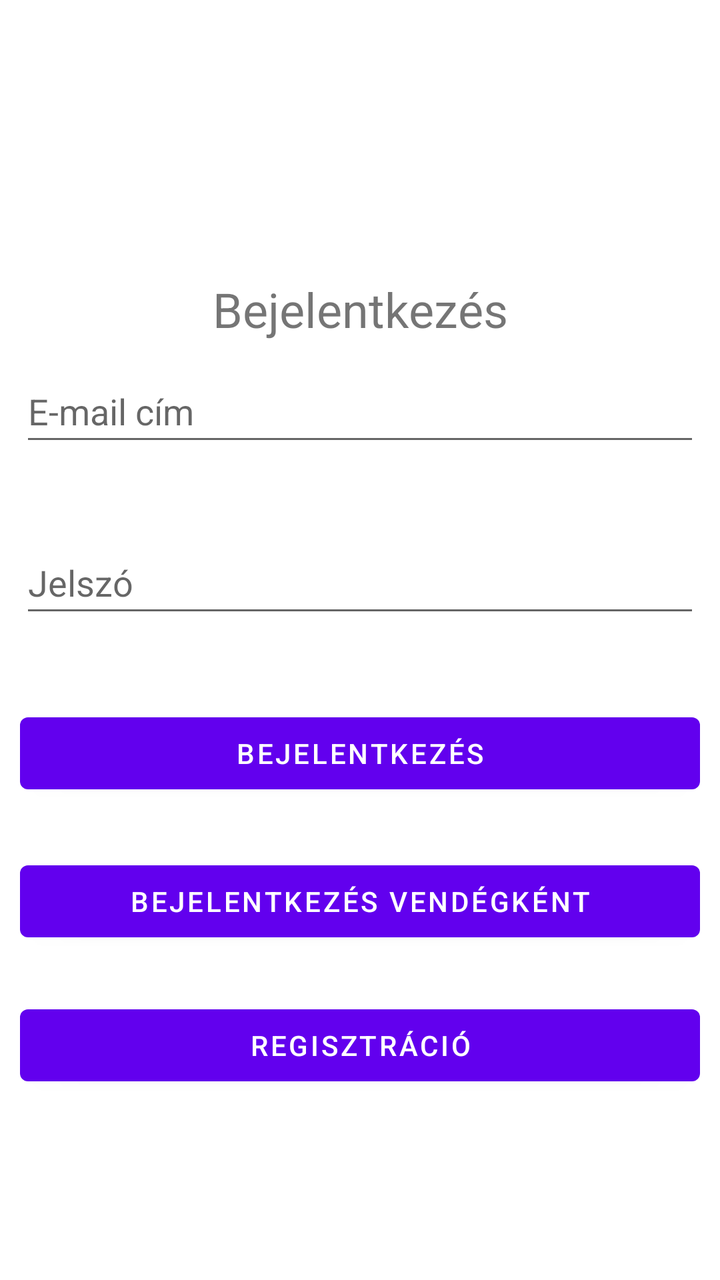
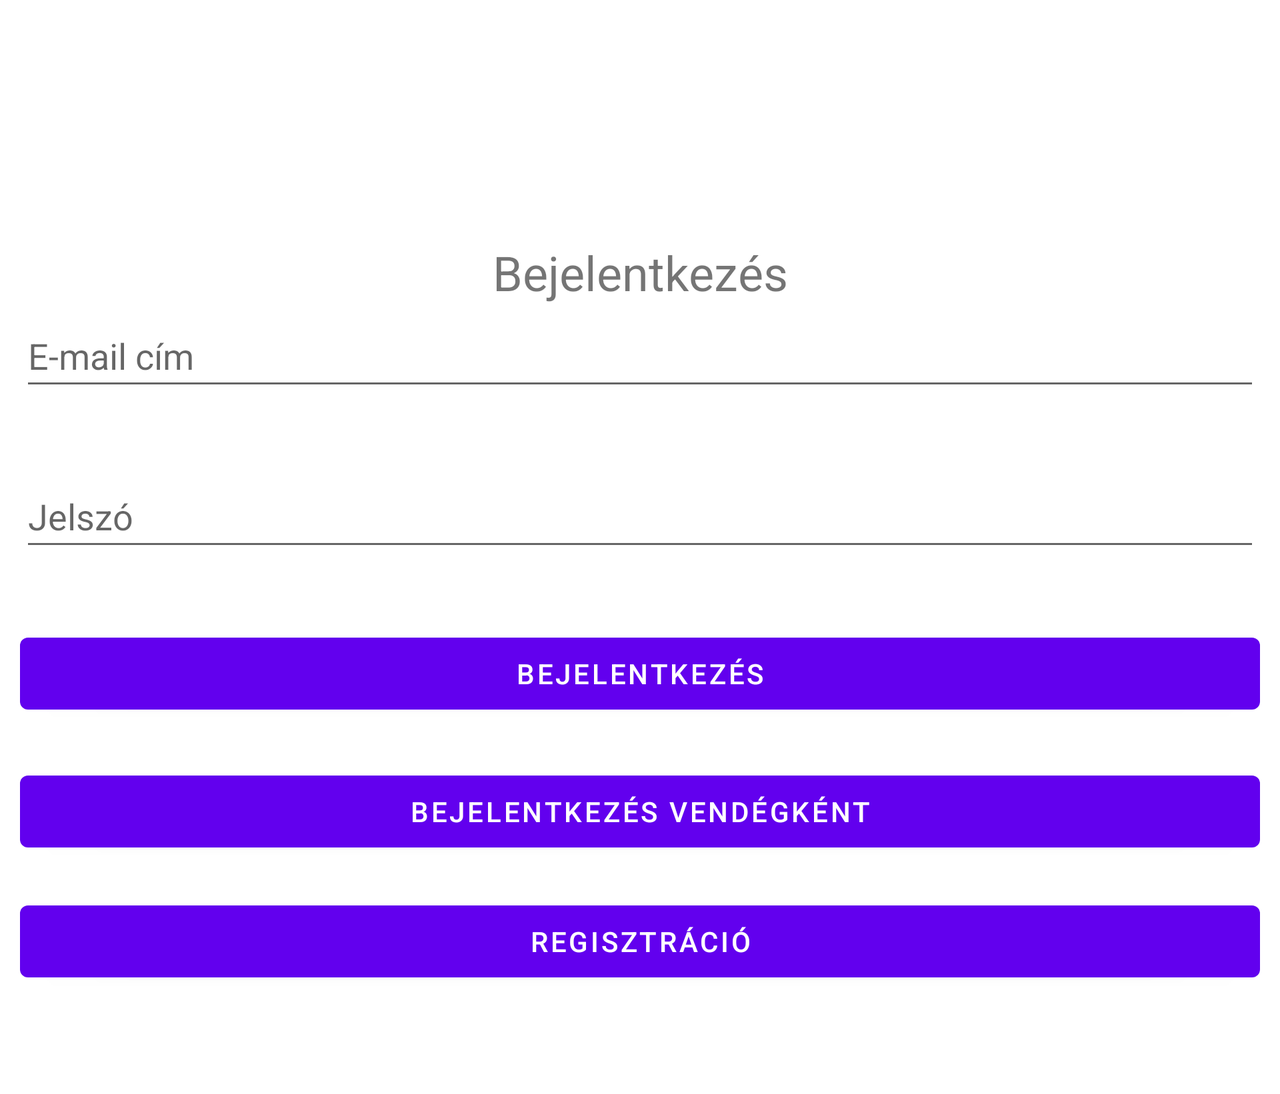

Two renders of one Android screen. The first uses the default layout on a phone; the second uses the alternative layout the repository ships for a different screen configuration, on a matching device. The two XML files are below.
<!-- AndroidManifest.xml: application theme Theme.Kotprog -->
<!-- res/layout/activity_main.xml -->
<?xml version="1.0" encoding="utf-8"?>
<androidx.constraintlayout.widget.ConstraintLayout xmlns:android="http://schemas.android.com/apk/res/android"
    xmlns:app="http://schemas.android.com/apk/res-auto"
    xmlns:tools="http://schemas.android.com/tools"
    android:layout_width="match_parent"
    android:layout_height="match_parent"
    tools:context=".MainActivity">

    <EditText
    android:id="@+id/editTextUsername"
    android:layout_width="match_parent"
    android:layout_height="48dp"
    android:layout_margin="10dp"
    android:ems="10"
    android:hint="@string/email_hu"
    android:inputType="textEmailAddress"
    app:layout_constraintBottom_toBottomOf="parent"
    app:layout_constraintEnd_toEndOf="parent"
    app:layout_constraintHorizontal_bias="0.526"
    app:layout_constraintStart_toStartOf="parent"
    app:layout_constraintTop_toTopOf="parent"
    app:layout_constraintVertical_bias="0.297" />

    <EditText
        android:hint="@string/password_hu"
        android:id="@+id/editTextPassword"
        android:layout_width="match_parent"
        android:layout_height="48dp"
        android:layout_margin="10dp"
        android:ems="10"
        android:inputType="textPassword"
        app:layout_constraintBottom_toBottomOf="parent"
        app:layout_constraintTop_toBottomOf="@+id/editTextUsername"
        app:layout_constraintVertical_bias="0.08"
        tools:layout_editor_absoluteX="0dp" />

    <Button
        android:layout_margin="10dp"
        android:onClick="login"
        android:id="@+id/buttonLogin"
        android:layout_width="match_parent"
        android:layout_height="wrap_content"
        android:text="@string/login_hu"
        app:layout_constraintBottom_toBottomOf="parent"
        app:layout_constraintTop_toBottomOf="@+id/editTextPassword"
        app:layout_constraintVertical_bias="0.112"
        tools:layout_editor_absoluteX="0dp" />


    <Button
        android:id="@+id/buttonGuestLogin"
        android:layout_width="match_parent"
        android:layout_height="wrap_content"
        android:layout_margin="10dp"
        android:onClick="loginAsGuest"
        android:text="@string/guest_login_hu"
        app:layout_constraintBottom_toBottomOf="parent"
        app:layout_constraintTop_toBottomOf="@id/buttonLogin"
        app:layout_constraintVertical_bias="0.094"
        tools:layout_editor_absoluteX="19dp" />

    <Button
        android:id="@+id/buttonRegister"
        android:layout_width="match_parent"
        android:layout_height="wrap_content"
        android:layout_margin="10dp"
        android:onClick="register"
        android:text="@string/register_hu"
        app:layout_constraintBottom_toBottomOf="parent"
        app:layout_constraintTop_toBottomOf="@+id/buttonGuestLogin"
        app:layout_constraintVertical_bias="0.145"
        tools:layout_editor_absoluteX="10dp" />

    <TextView
        android:id="@+id/textViewLogin"
        android:layout_width="match_parent"
        android:layout_height="wrap_content"
        android:ems="10"
        android:text="@string/login_hu"
        android:textAlignment="center"
        android:textSize="24sp"
        app:layout_constraintBottom_toTopOf="@+id/editTextUsername"
        app:layout_constraintTop_toBottomOf="@id/imageViewCarpet"
        app:layout_constraintVertical_bias="0.638"
        tools:layout_editor_absoluteX="0dp" />

    <ImageView
        android:id="@+id/imageViewCarpet"
        android:layout_width="120dp"
        android:layout_height="120dp"
        android:src="@drawable/carpet_logo"
        app:layout_constraintBottom_toTopOf="@id/textViewLogin"
        app:layout_constraintEnd_toEndOf="parent"
        app:layout_constraintHorizontal_bias="0.498"
        app:layout_constraintStart_toStartOf="parent"
        app:layout_constraintTop_toTopOf="parent" />
</androidx.constraintlayout.widget.ConstraintLayout>
<!-- resources referenced by this layout -->
<resources>
  <string name="email_hu">E-mail cím</string>
  <string name="guest_login_hu">Bejelentkezés vendégként</string>
  <string name="login_hu">Bejelentkezés</string>
  <string name="password_hu">Jelszó</string>
  <string name="register_hu">Regisztráció</string>
  <style name="Theme.Kotprog" parent="Theme.MaterialComponents.DayNight.DarkActionBar">
          
          <item name="colorPrimary">@color/purple_500</item>
          <item name="colorPrimaryVariant">@color/purple_700</item>
          <item name="colorOnPrimary">@color/white</item>
          
          <item name="colorSecondary">@color/teal_200</item>
          <item name="colorSecondaryVariant">@color/teal_700</item>
          <item name="colorOnSecondary">@color/black</item>
          
          <item name="android:statusBarColor">?attr/colorPrimaryVariant</item>
          
  
          
          <item name="android:windowActivityTransitions">true</item>
  
          
          <item name="android:windowEnterTransition">@transition/explode</item>
          <item name="android:windowExitTransition">@transition/explode</item>
  
          
          <item name="android:windowSharedElementEnterTransition">
              @transition/change_image_transform</item>
          <item name="android:windowSharedElementExitTransition">
              @transition/change_image_transform</item>
  
      </style>
</resources>
<!-- res/layout-land/activity_main.xml (the repository's variant of the layout above) -->
<!-- drawn on the phone turned sideways -->
<?xml version="1.0" encoding="utf-8"?>
<androidx.core.widget.NestedScrollView xmlns:android="http://schemas.android.com/apk/res/android"
    xmlns:app="http://schemas.android.com/apk/res-auto"
    xmlns:tools="http://schemas.android.com/tools"
    android:layout_width="match_parent"
    android:layout_height="match_parent"
    tools:context=".MainActivity">

    <androidx.constraintlayout.widget.ConstraintLayout
        android:layout_width="match_parent"
        android:layout_height="match_parent">
        <EditText
            android:id="@+id/editTextUsername"
            android:layout_width="match_parent"
            android:layout_height="48dp"
            android:layout_margin="10dp"
            android:ems="10"
            android:hint="@string/email_hu"
            android:inputType="textEmailAddress"
            app:layout_constraintBottom_toBottomOf="parent"
            app:layout_constraintEnd_toEndOf="parent"
            app:layout_constraintHorizontal_bias="0.526"
            app:layout_constraintStart_toStartOf="parent"
            app:layout_constraintTop_toTopOf="parent"
            app:layout_constraintVertical_bias="0.297" />

        <EditText
            android:hint="@string/password_hu"
            android:id="@+id/editTextPassword"
            android:layout_width="match_parent"
            android:layout_height="48dp"
            android:layout_margin="10dp"
            android:ems="10"
            android:inputType="textPassword"
            app:layout_constraintBottom_toBottomOf="parent"
            app:layout_constraintTop_toBottomOf="@+id/editTextUsername"
            app:layout_constraintVertical_bias="0.08"
            tools:layout_editor_absoluteX="0dp" />

        <Button
            android:layout_margin="10dp"
            android:onClick="login"
            android:id="@+id/buttonLogin"
            android:layout_width="match_parent"
            android:layout_height="wrap_content"
            android:text="@string/login_hu"
            app:layout_constraintBottom_toBottomOf="parent"
            app:layout_constraintTop_toBottomOf="@+id/editTextPassword"
            app:layout_constraintVertical_bias="0.112"
            tools:layout_editor_absoluteX="0dp" />


        <Button
            android:id="@+id/buttonGuestLogin"
            android:layout_width="match_parent"
            android:layout_height="wrap_content"
            android:layout_margin="10dp"
            android:onClick="loginAsGuest"
            android:text="@string/guest_login_hu"
            app:layout_constraintBottom_toBottomOf="parent"
            app:layout_constraintTop_toBottomOf="@id/buttonLogin"
            app:layout_constraintVertical_bias="0.094"
            tools:layout_editor_absoluteX="19dp" />

        <Button
            android:id="@+id/buttonRegister"
            android:layout_width="match_parent"
            android:layout_height="wrap_content"
            android:layout_margin="10dp"
            android:onClick="register"
            android:text="@string/register_hu"
            app:layout_constraintBottom_toBottomOf="parent"
            app:layout_constraintTop_toBottomOf="@+id/buttonGuestLogin"
            app:layout_constraintVertical_bias="0.145"
            tools:layout_editor_absoluteX="10dp" />

        <TextView
            android:id="@+id/textViewLogin"
            android:layout_width="match_parent"
            android:layout_height="wrap_content"
            android:ems="10"
            android:text="@string/login_hu"
            android:textAlignment="center"
            android:textSize="24sp"
            app:layout_constraintBottom_toTopOf="@+id/editTextUsername"
            app:layout_constraintTop_toBottomOf="@id/imageViewCarpet"
            app:layout_constraintVertical_bias="0.638"
            tools:layout_editor_absoluteX="0dp" />

        <ImageView
            android:id="@+id/imageViewCarpet"
            android:layout_width="120dp"
            android:layout_height="120dp"
            android:src="@drawable/carpet_logo"
            app:layout_constraintBottom_toTopOf="@id/textViewLogin"
            app:layout_constraintEnd_toEndOf="parent"
            app:layout_constraintHorizontal_bias="0.498"
            app:layout_constraintStart_toStartOf="parent"
            app:layout_constraintTop_toTopOf="parent" />

    </androidx.constraintlayout.widget.ConstraintLayout>
</androidx.core.widget.NestedScrollView>
